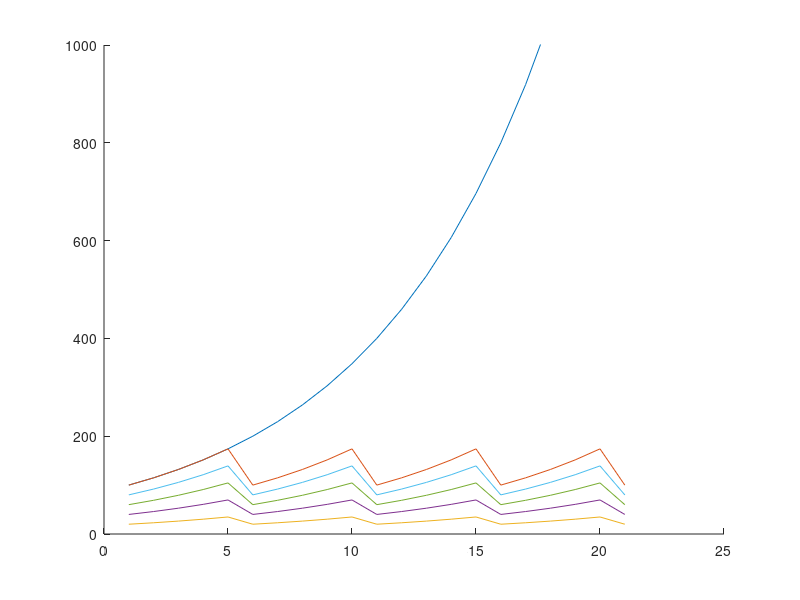

The MATLAB script that drew this image:
function tzoom()

    unit = 1e-3;       % meters per unit m/u aka base unit size
    mgsm = 1e-3;       % meters per grid m/g
    mgsu = mgsm/unit;  % units per grid u/g
    mgsp = 100;        % pixels per grid px/g
    kppu = mgsp/mgsu;  % pixels per unit px/u
    kgpu = 1;          % metric grids per unit g/u
    
    zoombase  = 2;     % doubling
    baseevery = 5;     % How many zooms for doubling (zoombasing)
    kmpm = 5;          % minor grids per major
    
    zoomlevel = (0:20)';
    zoomexp = zoomlevel / baseevery;
    ppu = kppu * zoombase .^ zoomexp; % px/u
    
    % Major spacing is related to zoombase only, so changing kmpm does not
    % affect major spacing.  Minor spacing is then related to major spacing
    % by kmpm.
    
    zoomexpstep = floor(zoomexp);
    majspacingu = 1 ./ (kgpu * zoombase .^ zoomexpstep); % 1/(g/u) = u/g = units per grid
    minspacingu = majspacingu / kmpm;
    majspacingpx = majspacingu .* ppu; % u/g * px/u = px/g
    minspacingpx = (minspacingu .* ppu) * (1:(kmpm-1));
    
    figure(1); clf; hold on;
    plot(ppu);
    plot(majspacingpx);
    plot(minspacingpx);
    ylim([0 1000]);
    

end




